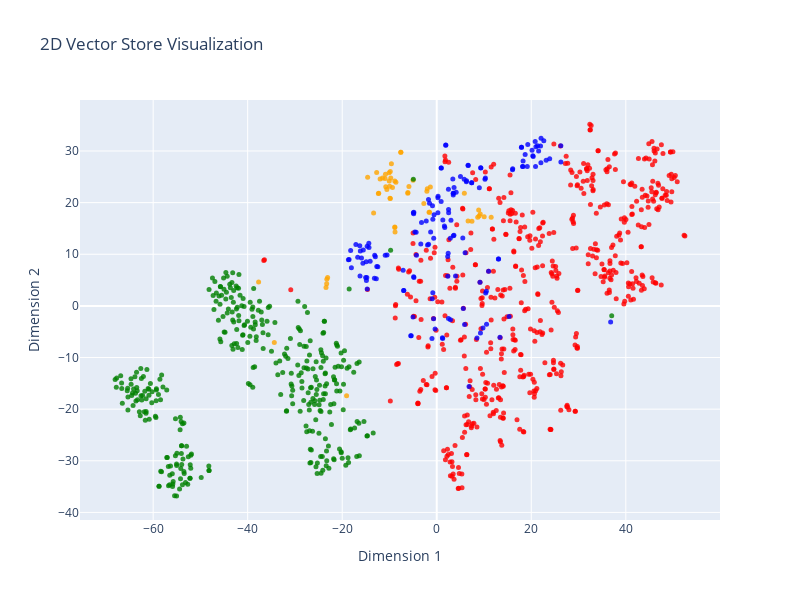

Source (notebook cell):
### Markdown cell above
**TSNE: Making 768 dimensions visible**

Our vectors have 768 numbers (dimensions). We can't visualize that!

**TSNE** (t-Distributed Stochastic Neighbor Embedding) squashes 768 dimensions down to 2D or 3D while preserving relationships:
- Documents about similar topics stay close together
- Different topics separate

### Code cell
# Reduce to 2D for visualization
tsne = TSNE(n_components=2, random_state=42)
reduced_vectors = tsne.fit_transform(vectors)

# Create interactive 2D scatter plot
fig = go.Figure(data=[go.Scatter(
    x=reduced_vectors[:, 0],
    y=reduced_vectors[:, 1],
    mode='markers',
    marker=dict(size=5, color=colors, opacity=0.8),
    text=[f"Type: {t}<br>Text: {d[:100]}..." for t, d in zip(doc_types, documents)],
    hoverinfo='text'
)])

fig.update_layout(
    title='2D Vector Store Visualization',
    xaxis_title='Dimension 1',
    yaxis_title='Dimension 2',
    width=800, height=600
)

fig.show()

### Figure 1 — Plotly figure (JSON) as saved in the notebook; plotly's stock layout.template omitted (floating-point values rounded to 4 significant figures; data arrays with more than 128 entries replaced by an {"elided": "..."} marker saying what was removed)
{"data": [{"hoverinfo": "text", "marker": {"color": {"elided": "1083 str values"}, "opacity": 0.8, "size": 5}, "mode": "markers", "text": {"elided": "1083 str values"}, "type": "scatter", "x": {"elided": "1083 float values"}, "y": {"elided": "1083 float values"}}], "layout": {"height": 600, "title": {"text": "2D Vector Store Visualization"}, "width": 800, "xaxis": {"title": {"text": "Dimension 1"}}, "yaxis": {"title": {"text": "Dimension 2"}}}}
